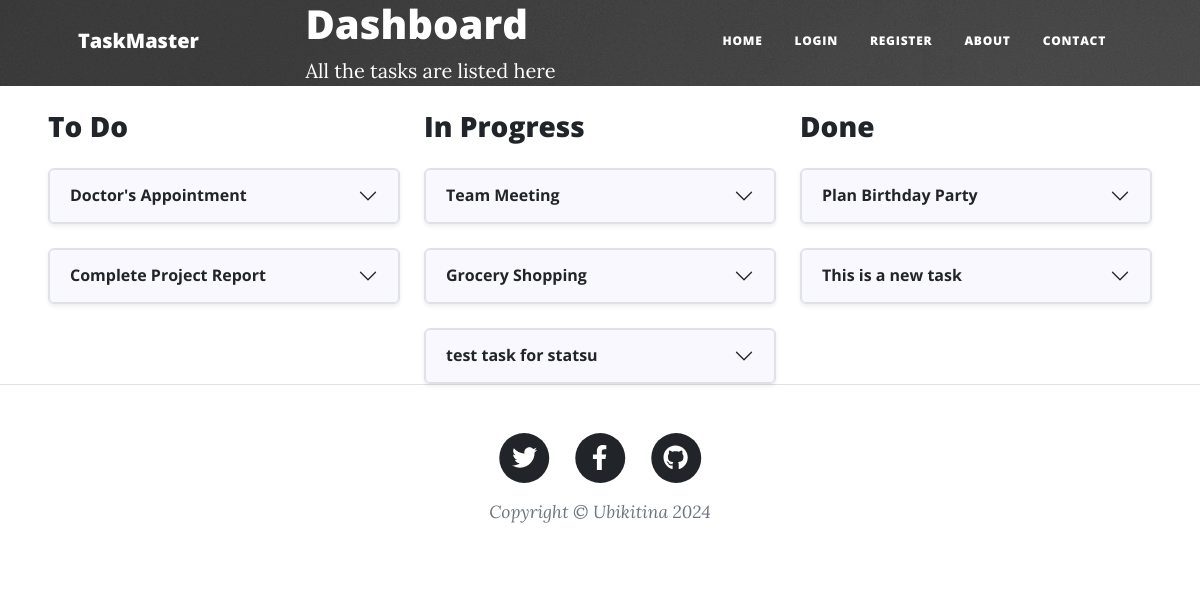
/dashboard, run on the app's committed database.
### main.py (models this page shows)
class Task(db.Model):
    __tablename__ = "tasks"
    id = db.Column(db.Integer, primary_key=True)
    author_id = db.Column(db.Integer, db.ForeignKey("users.id"))
    author = relationship("User", back_populates="posts")
    title = db.Column(db.String(250), unique=True, nullable=False)
    date = db.Column(db.String(250), nullable=False)
    body = db.Column(db.Text, nullable=False)
    status = db.Column(db.String(250), nullable=False)
    comments = relationship("Comment", back_populates="parent_post")

### main.py (the view)
@app.route('/dashboard')
def dashboard():
    result = db.session.execute(db.select(Task))
    tasks = result.scalars().all()
    return render_template("dashboard.html", all_tasks=tasks, current_user=current_user)

### templates/dashboard.html (shortened to what this page needs)
{% include "header.html" %}
<header class="main-banner" style="background-image: url('../static/assets/img/home-bg.jpg')">
  <div class="container position-relative px-4 px-lg-5">
    <div class="row gx-4 gx-lg-5 justify-content-center">
      <div class="col-md-10 col-lg-8 col-xl-7">
        <div class="site-heading">
          <h1 style="color: white;">Dashboard</h1>
          <span class="subheading" style="color: white;">All the tasks are listed here</span>
        </div>
      </div>
    </div>
  </div>
</header>
<div class="container-fluid px-4 px-lg-5">
  <div class="row gx-4 gx-lg-5 justify-content-center">
    <div class="col-md-12">
      <div class="row">
        <div class="col-md-4">
          <h3>To Do</h3>
          {% for task in all_tasks if task.status == 'To do' %}
          <div class="accordion" id="postAccordionToDo">
            <div class="accordion-item border rounded shadow-sm">
              <h2 class="accordion-header" id="headingPostToDo{{ task.id }}">
                <button class="accordion-button collapsed" type="button" data-bs-toggle="collapse" data-bs-target="#collapsePostToDo{{ task.id }}" aria-expanded="false" aria-controls="collapsePostToDo{{ task.id }}">
                  {{ task.title }}
                </button>
              </h2>
            </div>
          </div>
          {% endfor %}
        </div>
        <div class="col-md-4">
          <h3>In Progress</h3>
          {% for task in all_tasks if task.status == 'In progress' %}
          <div class="accordion" id="postAccordionToDo">
            <div class="accordion-item border rounded shadow-sm">
              <h2 class="accordion-header" id="headingPostToDo{{ task.id }}">
                <button class="accordion-button collapsed" type="button" data-bs-toggle="collapse" data-bs-target="#collapsePostToDo{{ task.id }}" aria-expanded="false" aria-controls="collapsePostToDo{{ task.id }}">
                  {{ task.title }}
                </button>
              </h2>
            </div>
          </div>
          {% endfor %}
        </div>
        <div class="col-md-4">
          <h3>Done</h3>
          {% for task in all_tasks if task.status == 'Done' %}
          <div class="accordion" id="postAccordionToDo">
            <div class="accordion-item border rounded shadow-sm">
              <h2 class="accordion-header" id="headingPostToDo{{ task.id }}">
                <button class="accordion-button collapsed" type="button" data-bs-toggle="collapse" data-bs-target="#collapsePostToDo{{ task.id }}" aria-expanded="false" aria-controls="collapsePostToDo{{ task.id }}">
                  {{ task.title }}
                </button>
              </h2>
            </div>
          </div>
          {% endfor %}
        </div>
      </div>
    </div>
  </div>
</div>
{% include "footer.html" %}

### data on the page
Task: title "Doctor's Appointment"
Task: title "Complete Project Report"
Task: title "Team Meeting"
Task: title "Grocery Shopping"
Task: title "test task for statsu"
Task: title "Plan Birthday Party"
Task: title "This is a new task"
